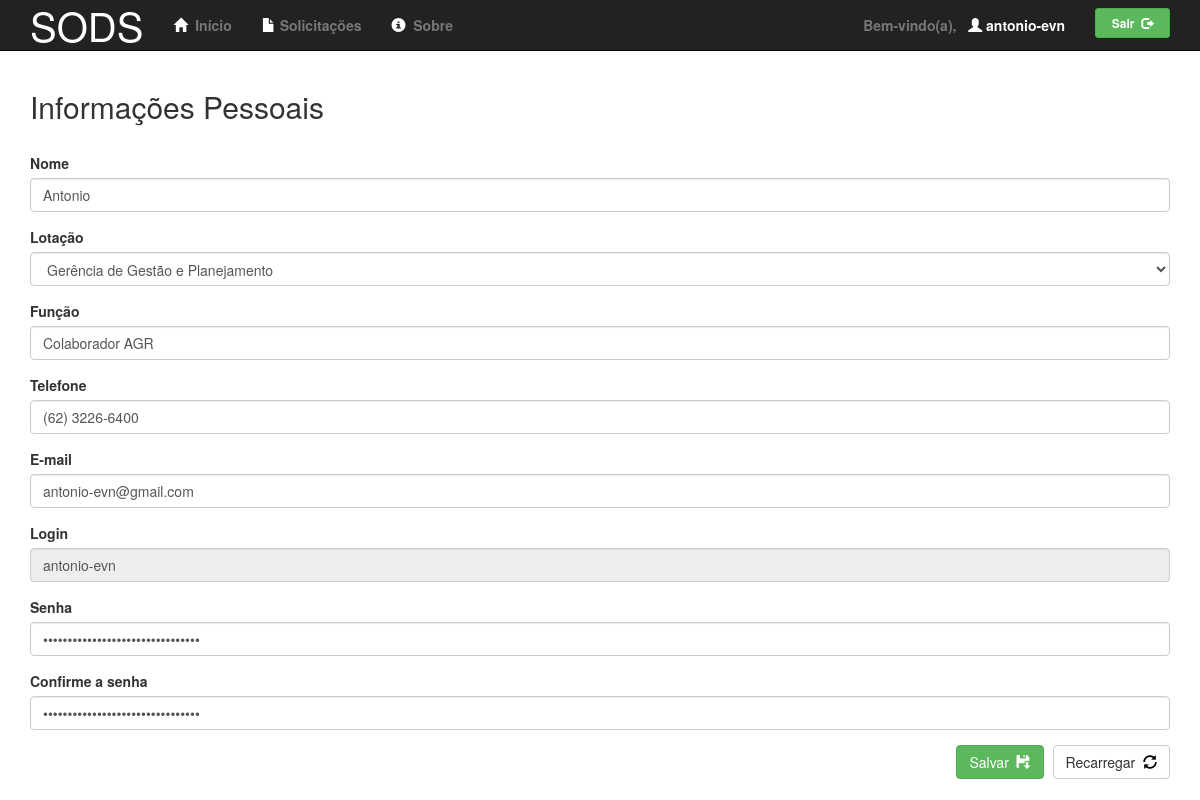
Page /admin/informacoes_pessoais.php (signed in) on the earlier database version.
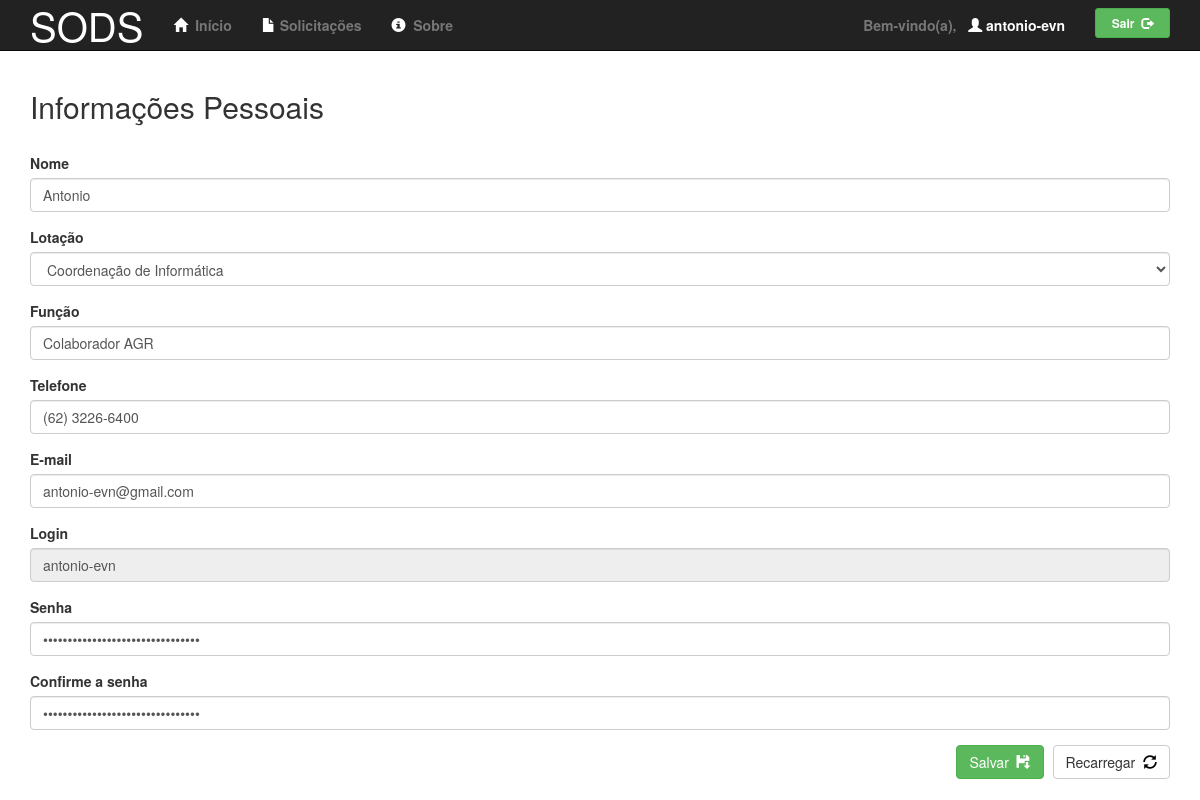
Same page on the later database version.
### tables this page shows
create table solicitante (
    id int not null primary key auto_increment,
    nome varchar(255) not null, 
    lotacao_id int not null,
    funcao varchar(255) not null,
    telefone varchar(30),
    email varchar(100),
    login varchar(50) not null unique,
    senha varchar(255) not null,
    perfil char not null default 'P' comment 'A - Admin ou P - Padrão',
    status char not null default 'A' comment 'A - Ativo ou I - Inativo',
    data_criacao timestamp default current_timestamp,
    data_alteracao timestamp null,
    check (perfil in ('A', 'P')),
    check (status in ('A', 'I'))
);

create table lotacao (
    id int not null primary key auto_increment,
    nome varchar(67) not null unique,
    sigla varchar(10) not null unique,
    gerencia_id int
);

### app/lib/db.php (called while the page is built, shortened)
<?php
    function get_db_connection($host='10.243.1.14', $user='sods', $password='dev123') {
        $conexao = null;
        if (isset($host) && isset($user) && isset($password)) {
            $conexao = mysql_connect($host, $user, $password, true);
        }
        return $conexao;
    }
?>

### app/dao/UsuarioDAO.php (called while the page is built, shortened)
<?php
    @require_once $_SERVER['DOCUMENT_ROOT'] . '/sods/app/lib/db.php';
    class UsuarioDAO implements DAO{
        private $connection;
        public function __construct() {
            $this->connection = get_db_connection();
        }
        public function get($field, $value) {
            if (isset($field) && isset($value)) {
                $query = "" .
                    "select\n" .
                        "\ts.id, s.nome, l.nome as nome_lotacao, l.id as id_lotacao,\n" .
                        "\ts.funcao, s.telefone, s.email, s.login, s.senha, s.perfil,\n" .
                        "\ts.status, s.data_criacao, s.data_alteracao\n" .
                    "from\n" .
                        "\tsolicitante as s\n" .
                    "inner join lotacao as l\n" .
                        "\ton s.lotacao_id = l.id and $field = $value";
                $result = mysql_query($query, $this->connection);
                return mysql_fetch_assoc($result);
            }
        }
    }
?>

### app/controllers/UsuariosController.php (the view, shortened to what the changed rows need)
<?php
    @require_once $_SERVER['DOCUMENT_ROOT'] . '/sods/app/dao/UsuarioDAO.php';
    class UsuariosController extends Controller {
        public function __construct() {
            $this->dao = new UsuarioDAO();
        }
        public function getUsuario($field, $value) {
            return $this->dao->get($field, $value);
        }
        public function getInformacoesPessoais($id) {
            $usuario = $this->getUsuario('s.id', $id);
            $html = "";
            $html .= "    <div id=\"grid\" class=\"table-responsive\">\n";
            $html .= "        <form id=\"form\" method=\"post\" role=\"form\">\n";
            $html .= "        <div><h2>Informações Pessoais</h2></div>\n";
            $html .= "        <div class=\"row\">\n";
            $html .= "            <div class=\"col-md-12\">&nbsp;</div>\n";
            $html .= "        </div>\n";
            $html .= "        <div class=\"form-group\">\n";
            $html .= "            <label for=\"nome\">Nome</label>\n";
            $html .= "            <input type=\"text\" id=\"nome\" name=\"nome\" class=\"form-control\"\n";
            $html .= "                value=\"{$usuario['nome']}\"/>\n";
            $html .= "        </div>\n";
            $html .= "        <div class=\"form-group\">\n";
            $html .= "            <label for=\"lotacao\">Lotação</label>\n";
            $html .= "            <select id=\"lotacao_id\" name=\"lotacao_id\" class=\"form-control\" >\n";
            $html .= "                <option value=\"{$usuario['id_lotacao']}\">{$usuario['nome_lotacao']}</option>\n";
            $lotacoes_controller = new LotacoesController();
            $lotacoes = $lotacoes_controller->_list();
            foreach ($lotacoes as $lotacao) {
                $html .= "                <option value=\"{$lotacao['id']}\">{$lotacao['nome']}</option>\n";
            }
            $html .= "            </select>\n";
            $html .= "        </div>\n";
            $html .= "        <div class=\"form-group\">\n";
            $html .= "            <label for=\"funcao\">Função</label>\n";
            $html .= "            <input type=\"text\" id=\"funcao\" name=\"funcao\" class=\"form-control\"\n";
            $html .= "                value=\"{$usuario['funcao']}\"/>\n";
            $html .= "        </div>\n";
            $html .= "        <div class=\"form-group\">\n";
            $html .= "            <label for=\"fone\">Telefone</label>\n";
            $html .= "            <input type=\"text\" id=\"telefone\" name=\"telefone\" class=\"form-control\"\n";
            $html .= "                value=\"{$usuario['telefone']}\"/>\n";
            $html .= "        </div>\n";
            $html .= "        <div class=\"form-group\">\n";
            $html .= "            <label for=\"email\">E-mail</label>\n";
            $html .= "            <input type=\"text\" id=\"email\" name=\"email\" class=\"form-control\"\n";
            $html .= "                value=\"{$usuario['email']}\"/>\n";
            $html .= "        </div>\n";
            $html .= "        <div class=\"form-group\">\n";
            $html .= "            <label for=\"login\">Login</label>\n";
            $html .= "            <input type=\"text\" id=\"login\" name=\"login\" class=\"form-control\"\n";
            $html .= "                value=\"{$usuario['login']}\" readonly/>\n";
            $html .= "        </div>\n";
            $html .= "        <div class=\"form-group\">\n";
            $html .= "            <label for=\"senha\">Senha</label>\n";
            $html .= "            <input type=\"password\" id=\"senha\" name=\"senha\" class=\"form-control\"\n";
            $html .= "                value=\"{$usuario['senha']}\"/>\n";
            $html .= "        </div>\n";
            $html .= "        <div class=\"form-group\">\n";
            $html .= "            <label for=\"confirmaSenha\">Confirme a senha</label>\n";
            $html .= "            <input type=\"password\" id=\"confirma_senha\" name=\"confirma_senha\"\n";
            $html .= "                class=\"form-control\" value=\"{$usuario['senha']}\"/>\n";
            $html .= "        </div>\n";
            $html .= "        <div class=\"form-group\">\n";
            $html .= "            <input type=\"hidden\" id=\"id\" name=\"id\" value=\"{$usuario['id']}\"/>\n";
            $html .= "            <input type=\"hidden\" id=\"status\" name=\"status\"\n";
            $html .= "                value=\"{$usuario['status']}\"/>\n";
            $html .= "            <input type=\"hidden\" id=\"data_criacao\" name=\"data_criacao\"\n";
            $html .= "                value=\"{$usuario['data_criacao']}\"/>\n";
            $html .= "            <input type=\"hidden\" id=\"data_alteracao\" name=\"data_alteracao\"\n";
            $html .= "                value=\"{$usuario['data_alteracao']}\"/>\n";
            $html .= "            <input type=\"hidden\" id=\"perfil\" name=\"perfil\"\n";
            $html .= "                value=\"{$usuario['perfil']}\"/>\n";
            $html .= "        </div>\n";
            $html .= "        <div class=\"btn-toolbar pull-right form-footer\">\n";
            $html .= "            <button type=\"submit\" class=\"btn btn-success\">Salvar&nbsp;\n";
            $html .= "                <span class=\"glyphicon glyphicon-floppy-save\"></span>\n";
            $html .= "            </button>\n";
            $html .= "            <button type=\"reset\" class=\"btn btn-default\"\n";
            $html .= "                onclick=\"reload()\">Recarregar&nbsp;\n";
            $html .= "                <span class=\"glyphicon glyphicon-refresh\" style=\"color:black\"></span>\n";
            $html .= "            </button>\n";
            $html .= "        </div>\n";
            $html .= "        <div class=\"row\">\n";
            $html .= "            <div class=\"col-md-12\">&nbsp;</div>\n";
            $html .= "        </div>\n";
            $html .= "    </form>";
            $html .= "</div>\n";
            return $html;
        }
    }
?>

Differences in the rows shown:
changed solicitante: lotacao_id "Gerência de Gestão e Planejamento" → "Coordenação de Informática"
